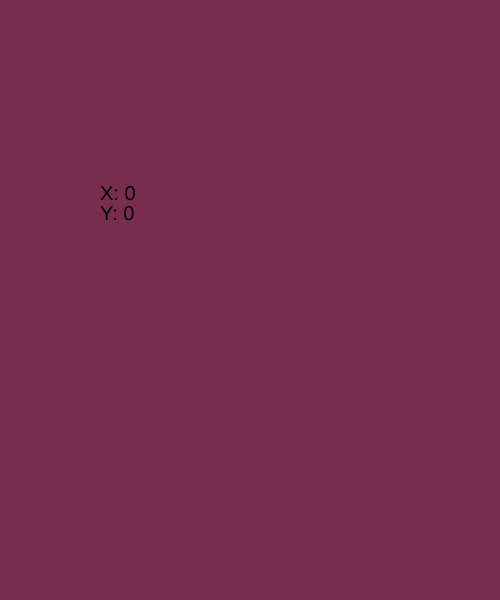
Frame 1 (no input)
Frame 60 (no input): identical to frame 1, image omitted
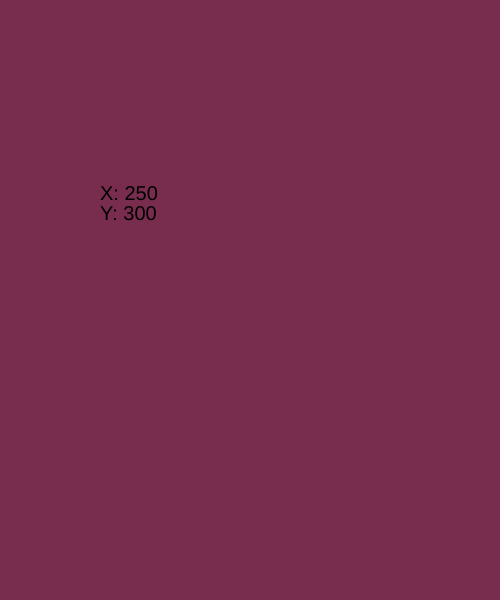
Frame 120 (the mouse pressed at the canvas centre since frame 60)

The p5.js sketch that drew these frames (run headless with seeded random() and noise() and a simulated clock; from frame 60 on, the mouse is pressed at the canvas centre):

// p5.js sketch
// ── sketch.js
var x = 100;
var y = 100;
function setup() 
{
  createCanvas(500, 600);
}
function draw()
{
    background(120,45,78);
    textSize(20);
    text("X: " + mouseX,100,200 );
    text("Y: " + mouseY,100,220 );
}
// ── artSketch.js
var x = 50;
var y = 50;
var diameter = 25;
function setup()
{
  createCanvas(800,600);
}
function draw()
{
  background(40,98,215);
  fill(24,200,29);
  circle(x,y,diameter);
    if (x > 300) {
            x = 50;
        }
        else if (x > 200) {
            x += 5;
        }
        else if (x <= 300) {
            x += 10;
        } 
        
        if (y > 300) {
            y = 50;
        }
        else if (y > 200) {
            y += 1;
        } 
        else if (y <= 300) {
            y += 3;
        }

        if (diameter > 300) {
            diameter = 25;
        }
        else if (diameter > 200) {
            diameter += 4;
            console.log("second else if for diameter");
        } 
        else if (diameter <= 300) {
            diameter += 8;
        } 
        
    }
// ── homework11.js
// x and y for my character
var characterX = 500;
var characterY = 500;
// define the key codes for each letter
var w = 87; 
var s = 83;
var a = 65;
var d = 68;

// x and y for a shape
var shapeX = 55;
var shapeY = 70;
var shapeXSpeed;
var shapeYSpeed;

var shape2X = 300;
var shape2Y = 110;
var shape2XSpeed;
var shape2YSpeed;

// create a shape when the mouse is clicked
var mouseShapeX;
var mouseShapeY;
 function setup()
{
    createCanvas(500, 800);
    // get a random speed when the it first starts
    shapeXSpeed = Math.floor(Math.random() * (Math.floor(Math.random() * 5)) + 1);
    shapeYSpeed = Math.floor(Math.random() * (Math.floor(Math.random() * 5)) + 1);
    shape2XSpeed = Math.floor(Math.random() * (Math.floor(Math.random() * 5)) + 1);
    shape2YSpeed = Math.floor(Math.random() * (Math.floor(Math.random() * 5)) + 1);

    createCharacter(300,450);
}

function draw()
{
    background(196,249,208);
    stroke(0);
    fill(0);
    
    // call createBorders function
    createBorders(6);

    // exit message
    textSize(18);
    text("Escape >", width-90,height-50)

    //createCharacter(200,350);
    drawCharacter();
    characterMovement();


    // potential enemy
    fill(13,145,14);
    // draw the shape
    circle(shapeX, shapeY, 20);
    fill(146,43,234);
    circle(shape2X, shape2Y, 25)

     // get a random speed when the it first starts
     shapeXSpeed = Math.floor(Math.random() * (Math.floor(Math.random() * 5)) + 1);
     shapeYSpeed = Math.floor(Math.random() * (Math.floor(Math.random() * 5)) + 1);
     shape2XSpeed = Math.floor(Math.random() * (Math.floor(Math.random() * 5)) + 1);
     shape2YSpeed = Math.floor(Math.random() * (Math.floor(Math.random() * 5)) + 1);

    // move the shape
    shapeX += shapeXSpeed;
    shapeY += shapeYSpeed;
    shape2X += shape2XSpeed;
    shape2Y += shape2YSpeed;
    // check to see if the shape has gone out of bounds
    if(shapeX > width)
    {
        shapeX = 0;
    }
    if(shapeX < 0)
    {
        shapeX = width;
    }
    if(shapeY > height)
    {
        shapeY = 0;
    }
    if(shapeY < 0)
    {
        shapeY = height;
    }

    if(shape2X > width)
    {
        shape2X = 0;
    }
    if(shape2X < 0)
    {
        shape2X = width;
    }
    if(shape2Y > height)
    {
        shape2Y = 0;
    }
    if(shape2Y < 0)
    {
        shape2Y = height;
    }

    // check to see if the character has left the exit
    if(characterX > width && characterY > width-50)
    {
        fill(0);
        stroke(5);
        textSize(26);
        text("Congrats! You Escaped!", width/2-50, height/2-50);
    }

    // create the shape based on the mouse click
    fill(120,130,140);
    circle(mouseShapeX, mouseShapeY, 25);
}

function characterMovement()
{
    // handle the keys
    if(keyIsDown(w))
    {
        characterY -= 10;   
    }
    if(keyIsDown(s))
    {
        characterY += 10;   
    }
    if(keyIsDown(a))
    {
        characterX -= 10;   
        console.log("movement: " + characterX);
    }
    if(keyIsDown(d))
    {
        characterX += 10;   
    }
}
function createCharacter(x,y)
{
    characterX = x;
    characterY = y;
    console.log(characterX);
    //character
    
   // circle(characterX,characterY,25);
}

function drawCharacter()
{
    fill(23,40,123);
    circle(characterX,characterY,25);
}
function createBorders(thickness)
{
    // top border
    rect(0,0,width,thickness);
    // left border
    rect(0,0,thickness,height);
    // bottom border
    rect(0, height-thickness,width, thickness);
    // right upper border
    rect(width-thickness,0,thickness,height-50);
}

function mouseClicked()
{
    mouseShapeX = mouseX;
    mouseShapeY = mouseY;
}

function keyPressed() {
    if (keyCode === LEFT_ARROW) {
        characterX -= 10;
    } 
    else if (keyCode === RIGHT_ARROW) {
        characterX += 10;
    }
    else if (keyCode === UP_ARROW) {
        characterY -= 10;
    }
    else if (keyCode === DOWN_ARROW) {
        characterY += 10;
    }

  }
// ── mousecoordinateExmpl.js
var x = 100;
var y = 100;
function setup()
{
    createCanvas(500, 600);
} 

function draw()
{
    background(120,45,78);
    textSize(20);
    text("X: " + mouseX,100,200 );
    text("Y: " + mouseY,100,220 );
}
